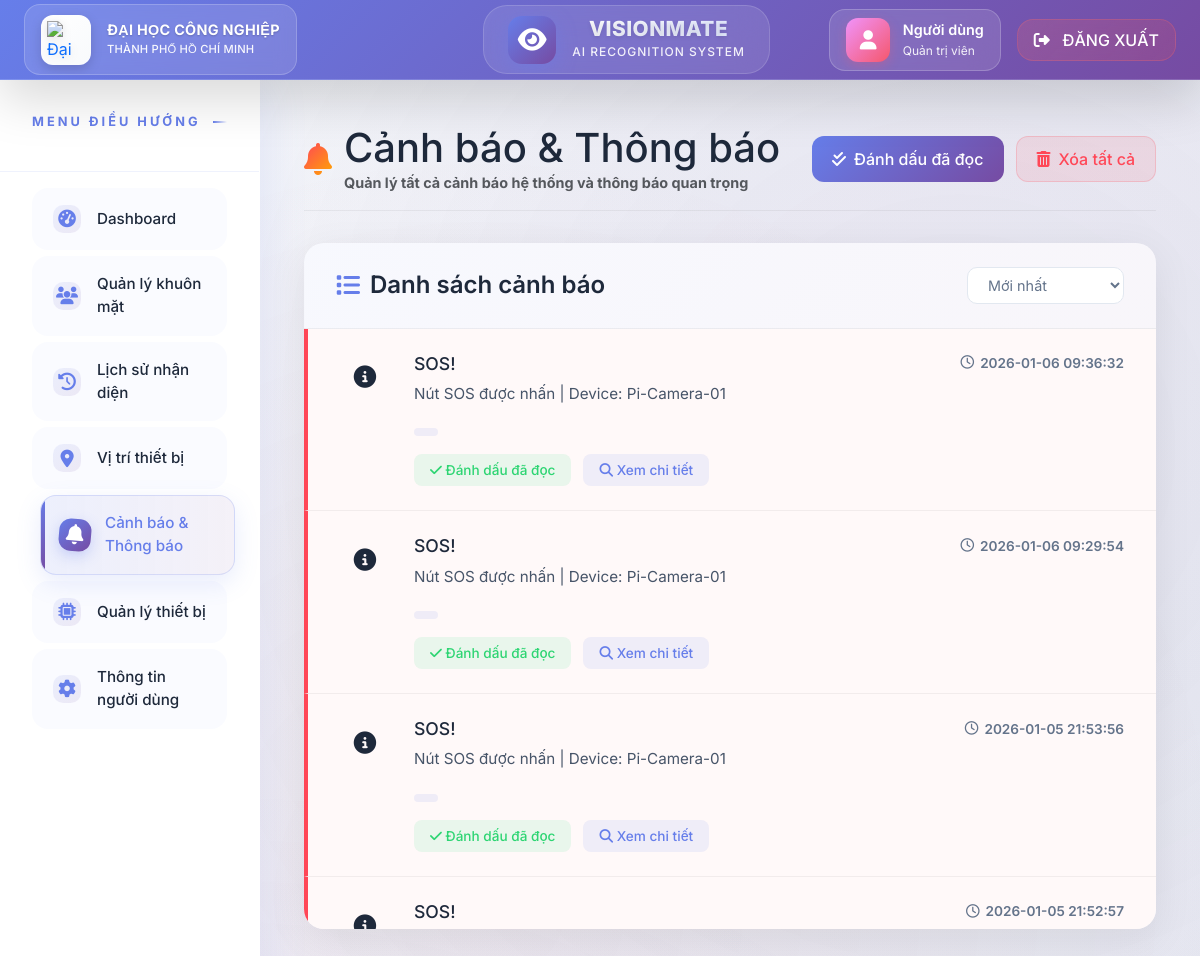
Page /warning on the committed database.
### tables this page shows
CREATE TABLE alert (
            id INTEGER PRIMARY KEY AUTOINCREMENT,
            title TEXT,
            message TEXT,
            timestamp TEXT
        );

### app.py (the view)
@app.route("/warning")
def warning():
    try:
        alerts = get_recent_alerts(10)
    except Exception as e:
        print("get_recent_alerts failed:", e)
        alerts = []
    return render_template("pages/warning.html", alerts=alerts)

### Model/alert_db.py (called while the page is built)
def ensure_table():
    conn = sqlite3.connect(DB_PATH)
    cur = conn.cursor()
    cur.execute("""
        CREATE TABLE IF NOT EXISTS alert (
            id INTEGER PRIMARY KEY AUTOINCREMENT,
            title TEXT,
            message TEXT,
            timestamp TEXT
        )
    """)
    conn.commit()
    conn.close()

def get_recent_alerts(limit=10):
    ensure_table()
    conn = sqlite3.connect(DB_PATH)
    cur = conn.cursor()
    cur.execute("""
        SELECT title, message, timestamp
        FROM alert
        ORDER BY id DESC
        LIMIT ?
    """, (limit,))
    rows = cur.fetchall()
    conn.close()
    alerts = []
    for row in rows:
        alerts.append({
            "title": row[0],
            "message": row[1],
            "timestamp": row[2]
        })
    return alerts

### app.py (called while the page is built)
@app.teardown_appcontext
def close_user_model(exception=None):
    um = g.pop("user_model", None)
    if um is not None:
        try:
            um.close()
        except Exception:
            pass

### templates/pages/warning.html (shortened to what this page needs)
{% extends "base.html" %}
{% block content %}
<div class="container-fluid py-4">
    <div class="page-header">
        <div class="page-title">
            <i class="fas fa-bell"></i>
            <div>
                <h1 class="mb-0">Cảnh báo & Thông báo</h1>
                <p class="text-muted mb-0" style="font-size: 0.9rem;">Quản lý tất cả cảnh báo hệ thống và thông báo quan trọng</p>
            </div>
        </div>
        <div class="header-actions">
            <button class="btn-action btn-mark-all" onclick="markAllAsRead()">
                <i class="fas fa-check-double"></i>
                Đánh dấu đã đọc
            </button>
            <button class="btn-action btn-clear-all" onclick="clearAllAlerts()">
                <i class="fas fa-trash-alt"></i>
                Xóa tất cả
            </button>
        </div>
    </div>
    <div class="alert-container">
        <div class="alert-header">
            <h4><i class="fas fa-list"></i> Danh sách cảnh báo</h4>
            <div class="alert-actions">
                <select class="alert-filter" onchange="sortAlerts(this.value)">
                    <option value="newest">Mới nhất</option>
                </select>
            </div>
        </div>
        <div class="alert-list" id="alertList">
            {% if alerts|length == 0 %}
            <div class="empty-state">
                <div class="empty-icon">
                    <div class="bell">
                        <i class="fas fa-bell"></i>
                    </div>
                </div>
                <h3>Chưa có cảnh báo nào</h3>
                <p>Hệ thống đang hoạt động bình thường. Tất cả cảnh báo và thông báo quan trọng sẽ xuất hiện tại đây.</p>
                <button class="btn-action btn-mark-all" onclick="testNotification()">
                    <i class="fas fa-bell"></i>
                    Thử nghiệm thông báo
                </button>
            </div>
            {% else %}
                {% for alert in alerts %}
                <div class="alert-item alert-{{ alert.priority }} {% if not alert.read %}unread{% else %}read{% endif %}" data-priority="{{ alert.priority }}" data-read="{{ alert.read|lower }}">
                    <div class="alert-icon">
                        {% if alert.priority == 'critical' %}
                        <i class="fas fa-exclamation-triangle"></i>
                        {% elif alert.priority == 'warning' %}
                        <i class="fas fa-exclamation-circle"></i>
                        {% elif alert.priority == 'security' %}
                        <i class="fas fa-shield-alt"></i>
                        {% else %}
                        <i class="fas fa-info-circle"></i>
                        {% endif %}
                    </div>
                    <div class="alert-content">
                        <div class="alert-title">
                            <h5>{{ alert.title }}</h5>
                            <div class="alert-time">
                                <i class="far fa-clock"></i>
                                {{ alert.timestamp }}
                            </div>
                        </div>
                        <p class="alert-message">{{ alert.message }}</p>
                        <div>
                            <span class="alert-source">{{ alert.source }}</span>
                        </div>
                        <div class="alert-actions-small">
                            {% if not alert.read %}
                            <button class="btn-mark-read" onclick="markAsRead('{{ alert.id }}')">
                                <i class="fas fa-check"></i> Đánh dấu đã đọc
                            </button>
                            {% endif %}
                            <button class="btn-details" onclick="viewAlertDetails('{{ alert.id }}')">
                                <i class="fas fa-search"></i> Xem chi tiết
                            </button>
                        </div>
                    </div>
                </div>
                {% endfor %}
            {% endif %}
        </div>
    </div>
</div>
{% endblock %}

### templates/base.html (shortened to what this page needs)
<!DOCTYPE html>
<html lang="vi">
<head>
    <link href="https://cdn.jsdelivr.net/npm/bootstrap@5.3.0/dist/css/bootstrap.min.css" rel="stylesheet">
    <link href="https://cdnjs.cloudflare.com/ajax/libs/font-awesome/6.4.0/css/all.min.css" rel="stylesheet">
    <link rel="stylesheet" href="https://unpkg.com/leaflet@1.9.4/dist/leaflet.css" />
</head>
<body>
    <nav class="topbar">
        <div class="iuh-brand-container">
            <a href="https://iuh.edu.vn" target="_blank" class="iuh-brand-link">
                <div class="iuh-logo-wrapper">
                    <img src="https://iuh.edu.vn/assets/images/icons/logo.svg"
                         class="iuh-logo"
                         alt="Đại học Công nghiệp TPHCM - IUH"
                         loading="lazy"
                         onerror="this.onerror=null; this.src='https://iuh.edu.vn/assets/images/icons/logo.png'">
                </div>
                <div class="iuh-text-content">
                    <div class="iuh-name">ĐẠI HỌC CÔNG NGHIỆP</div>
                    <div class="iuh-subtitle">THÀNH PHỐ HỒ CHÍ MINH</div>
                </div>
            </a>
        </div>
        <a href="{{ url_for('dashboard') }}" class="visionmate-brand-center">
            <div class="visionmate-icon">
                <i class="fas fa-eye"></i>
            </div>
            <div class="visionmate-text-group">
                <div class="visionmate-title">VISIONMATE</div>
                <div class="visionmate-subtitle">AI Recognition System</div>
            </div>
        </a>
        <div class="user-actions-section">
            <a href="{{ url_for('profile') }}" class="user-profile-card">
                <div class="user-avatar">
                    <i class="fas fa-user"></i>
                </div>
                <div class="user-info">
                    <div class="user-name">{{ session.get("profile", {}).get("name", "Người dùng") }}</div>
                    <div class="user-role">{{ session.get("profile", {}).get("role", "Quản trị viên") }}</div>
                </div>
            </a>
            <a href="{{ url_for('logout') }}" class="logout-button">
                <i class="fas fa-sign-out-alt"></i>
                <span>ĐĂNG XUẤT</span>
            </a>
        </div>
    </nav>
    <aside class="sidebar" id="sidebar">
        <div class="sidebar-header">
            <div class="sidebar-title">MENU ĐIỀU HƯỚNG</div>
        </div>
        <ul class="nav-menu">
            <li class="nav-item">
                <a class="nav-link {{ 'active' if request.endpoint=='dashboard' }}" href="{{ url_for('dashboard') }}">
                    <div class="nav-icon">
                        <i class="fas fa-tachometer-alt"></i>
                    </div>
                    <span class="nav-text">Dashboard</span>
                </a>
            </li>
            <li class="nav-item">
                <a class="nav-link {{ 'active' if request.endpoint=='manage' }}" href="{{ url_for('manage') }}">
                    <div class="nav-icon">
                        <i class="fas fa-users"></i>
                    </div>
                    <span class="nav-text">Quản lý khuôn mặt</span>
                </a>
            </li>
            <li class="nav-item">
                <a class="nav-link {{ 'active' if request.endpoint=='history' }}" href="{{ url_for('history') }}">
                    <div class="nav-icon">
                        <i class="fas fa-history"></i>
                    </div>
                    <span class="nav-text">Lịch sử nhận diện</span>
                </a>
            </li>
            <li class="nav-item">
                <a class="nav-link {{ 'active' if request.endpoint=='location' }}" href="{{ url_for('location') }}">
                    <div class="nav-icon">
                        <i class="fas fa-map-marker-alt"></i>
                    </div>
                    <span class="nav-text">Vị trí thiết bị</span>
                </a>
            </li>
            <li class="nav-item">
                <a class="nav-link {{ 'active' if request.endpoint=='warning' }}" href="{{ url_for('warning') }}">
                    <div class="nav-icon">
                        <i class="fas fa-bell"></i>
                    </div>
                    <span class="nav-text">Cảnh báo & Thông báo</span>
                </a>
            </li>
            <li class="nav-item">
                <a class="nav-link {{ 'active' if request.endpoint=='device' }}" href="{{ url_for('device') }}">
                    <div class="nav-icon">
                        <i class="fas fa-microchip"></i>
                    </div>
                    <span class="nav-text">Quản lý thiết bị</span>
                </a>
            </li>
            <li class="nav-item">
                <a class="nav-link {{ 'active' if request.endpoint=='profile' }}" href="{{ url_for('profile') }}">
                    <div class="nav-icon">
                        <i class="fas fa-cog"></i>
                    </div>
                    <span class="nav-text">Thông tin người dùng</span>
                </a>
            </li>
        </ul>
    </aside>
    <main class="main-content">
        <div class="content-wrapper">
            {% block content %}{% endblock %}
        </div>
    </main>
</body>
</html>

### templates/pages/warning.html (style rules this page uses)
:root { --alert-critical: #ff4757; --alert-warning: #ffa502; --alert-info: #2ed573; --alert-security: #3742fa; --alert-bg-critical: rgba(255, 71, 87, 0.08); --alert-bg-warning: rgba(255, 165, 2, 0.08); --alert-bg-info: rgba(46, 213, 115, 0.08); --alert-bg-security: rgba(55, 66, 250, 0.08); --card-shadow: 0 10px 40px rgba(0, 0, 0, 0.07); --card-radius: 20px; --transition: all 0.3s cubic-bezier(0.4, 0, 0.2, 1); }
.page-header { display: flex; justify-content: space-between; align-items: center; margin-bottom: 2rem; padding-bottom: 1rem; border-bottom: 1px solid rgba(0, 0, 0, 0.05); }
.page-title { font-size: 1.8rem; font-weight: 700; color: #1e293b; display: flex; align-items: center; gap: 12px; }
.page-title i { background: linear-gradient(135deg, var(--alert-critical), var(--alert-warning)); -webkit-background-clip: text; -webkit-text-fill-color: transparent; background-clip: text; font-size: 2rem; }
.header-actions { display: flex; gap: 12px; }
.btn-action { padding: 10px 20px; border-radius: 12px; font-weight: 500; transition: var(--transition); display: flex; align-items: center; gap: 8px; border: none; cursor: pointer; }
.btn-mark-all { background: linear-gradient(135deg, #667eea, #764ba2); color: white; }
.btn-clear-all { background: rgba(255, 71, 87, 0.1); color: var(--alert-critical); border: 1px solid rgba(255, 71, 87, 0.2); }
.alert-container { background: white; border-radius: var(--card-radius); box-shadow: var(--card-shadow); overflow: hidden; margin-bottom: 2rem; }
.alert-header { padding: 1.5rem 2rem; background: linear-gradient(135deg, rgba(102, 126, 234, 0.05), rgba(118, 75, 162, 0.05)); border-bottom: 1px solid rgba(0, 0, 0, 0.05); display: flex; justify-content: space-between; align-items: center; }
.alert-header h4 { margin: 0; font-weight: 600; color: #1e293b; display: flex; align-items: center; gap: 10px; }
.alert-header h4 i { color: #667eea; }
.alert-actions { display: flex; gap: 10px; }
.alert-filter { padding: 8px 16px; border-radius: 10px; border: 1px solid #e2e8f0; background: white; color: #64748b; font-size: 0.9rem; cursor: pointer; transition: var(--transition); }
.alert-list { max-height: 600px; overflow-y: auto; }
.alert-item { padding: 1.5rem 2rem; border-bottom: 1px solid rgba(0, 0, 0, 0.05); transition: var(--transition); display: flex; gap: 1.5rem; align-items: flex-start; }
.alert-item.unread { background: rgba(255, 243, 243, 0.5); border-left: 4px solid var(--alert-critical); }
.alert-icon { width: 50px; height: 50px; border-radius: 14px; display: flex; align-items: center; justify-content: center; font-size: 1.4rem; flex-shrink: 0; }
.alert-content { flex: 1; }
.alert-title { font-weight: 600; color: #1e293b; margin-bottom: 8px; display: flex; align-items: center; justify-content: space-between; }
.alert-title h5 { margin: 0; font-size: 1.1rem; }
.alert-time { font-size: 0.85rem; color: #64748b; display: flex; align-items: center; gap: 6px; }
.alert-message { color: #475569; line-height: 1.6; margin-bottom: 12px; font-size: 0.95rem; }
.alert-source { display: inline-block; padding: 4px 12px; background: rgba(102, 126, 234, 0.1); color: #667eea; border-radius: 20px; font-size: 0.8rem; font-weight: 500; margin-right: 10px; }
.alert-actions-small { display: flex; gap: 12px; margin-top: 12px; }
.btn-mark-read, .btn-details { padding: 6px 16px; border-radius: 8px; font-size: 0.85rem; font-weight: 500; cursor: pointer; transition: var(--transition); border: none; }
.btn-mark-read { background: rgba(46, 213, 115, 0.1); color: var(--alert-info); }
.btn-details { background: rgba(102, 126, 234, 0.1); color: #667eea; }

### rows in the picture
alert: title "SOS!", timestamp "2026-01-06 09:36:32", message "Nút SOS được nhấn | Device: Pi-Camera-01"
alert: title "SOS!", timestamp "2026-01-06 09:29:54", message "Nút SOS được nhấn | Device: Pi-Camera-01"
alert: title "SOS!", timestamp "2026-01-05 21:53:56", message "Nút SOS được nhấn | Device: Pi-Camera-01"
alert: title "SOS!", timestamp "2026-01-05 21:52:57"

### other values in the picture
{{ session.get("profile", {}).get("name", "Người dùng") }} "Người dùng"
{{ session.get("profile", {}).get("role", "Quản trị viên") }} "Quản trị viên"
